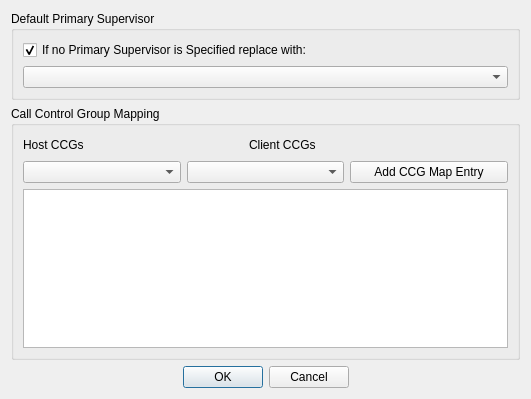
<?xml version="1.0" encoding="UTF-8"?>
<ui version="4.0">
 <class>UCCXDefaultsDialog</class>
 <widget class="QDialog" name="UCCXDefaultsDialog">
  <property name="geometry">
   <rect>
    <x>0</x>
    <y>0</y>
    <width>531</width>
    <height>399</height>
   </rect>
  </property>
  <property name="windowTitle">
   <string>UCCX Client Defaults</string>
  </property>
  <layout class="QVBoxLayout" name="verticalLayout_5">
   <item>
    <layout class="QVBoxLayout" name="verticalLayout">
     <item>
      <widget class="QGroupBox" name="groupBox">
       <property name="title">
        <string>Default Primary Supervisor</string>
       </property>
       <layout class="QVBoxLayout" name="verticalLayout_2">
        <item>
         <widget class="QCheckBox" name="checkBox">
          <property name="text">
           <string>If no Primary Supervisor is Specified replace with:</string>
          </property>
          <property name="checked">
           <bool>true</bool>
          </property>
         </widget>
        </item>
        <item>
         <widget class="QComboBox" name="comboboxPrimarySupDefault"/>
        </item>
       </layout>
      </widget>
     </item>
    </layout>
   </item>
   <item>
    <layout class="QVBoxLayout" name="verticalLayout_3">
     <item>
      <widget class="QGroupBox" name="groupBox_2">
       <property name="title">
        <string>Call Control Group Mapping</string>
       </property>
       <layout class="QVBoxLayout" name="verticalLayout_4">
        <item>
         <layout class="QHBoxLayout" name="horizontalLayout_3">
          <item>
           <widget class="QLabel" name="label">
            <property name="text">
             <string>Host CCGs</string>
            </property>
           </widget>
          </item>
          <item>
           <widget class="QLabel" name="label_2">
            <property name="text">
             <string>Client CCGs</string>
            </property>
           </widget>
          </item>
          <item>
           <spacer name="horizontalSpacer">
            <property name="orientation">
             <enum>Qt::Horizontal</enum>
            </property>
            <property name="sizeType">
             <enum>QSizePolicy::Ignored</enum>
            </property>
            <property name="sizeHint" stdset="0">
             <size>
              <width>40</width>
              <height>20</height>
             </size>
            </property>
           </spacer>
          </item>
         </layout>
        </item>
        <item>
         <layout class="QHBoxLayout" name="horizontalLayout">
          <item>
           <widget class="QComboBox" name="comboBox"/>
          </item>
          <item>
           <widget class="QComboBox" name="comboBox_2"/>
          </item>
          <item>
           <widget class="QPushButton" name="pushButton">
            <property name="text">
             <string>Add CCG Map Entry</string>
            </property>
           </widget>
          </item>
         </layout>
        </item>
        <item>
         <layout class="QHBoxLayout" name="horizontalLayout_2">
          <item>
           <widget class="UCCXCCGCustomList" name="listWidget"/>
          </item>
         </layout>
        </item>
       </layout>
      </widget>
     </item>
    </layout>
   </item>
   <item>
    <widget class="QDialogButtonBox" name="buttonBox">
     <property name="orientation">
      <enum>Qt::Horizontal</enum>
     </property>
     <property name="standardButtons">
      <set>QDialogButtonBox::Cancel|QDialogButtonBox::Ok</set>
     </property>
     <property name="centerButtons">
      <bool>true</bool>
     </property>
    </widget>
   </item>
  </layout>
 </widget>
 <customwidgets>
  <customwidget>
   <class>UCCXCCGCustomList</class>
   <extends>QListWidget</extends>
   <header location="global">uccxccgcustomlist.h</header>
  </customwidget>
 </customwidgets>
 <resources/>
 <connections>
  <connection>
   <sender>buttonBox</sender>
   <signal>accepted()</signal>
   <receiver>UCCXDefaultsDialog</receiver>
   <slot>accept()</slot>
   <hints>
    <hint type="sourcelabel">
     <x>248</x>
     <y>254</y>
    </hint>
    <hint type="destinationlabel">
     <x>157</x>
     <y>274</y>
    </hint>
   </hints>
  </connection>
  <connection>
   <sender>buttonBox</sender>
   <signal>rejected()</signal>
   <receiver>UCCXDefaultsDialog</receiver>
   <slot>reject()</slot>
   <hints>
    <hint type="sourcelabel">
     <x>316</x>
     <y>260</y>
    </hint>
    <hint type="destinationlabel">
     <x>286</x>
     <y>274</y>
    </hint>
   </hints>
  </connection>
 </connections>
</ui>
